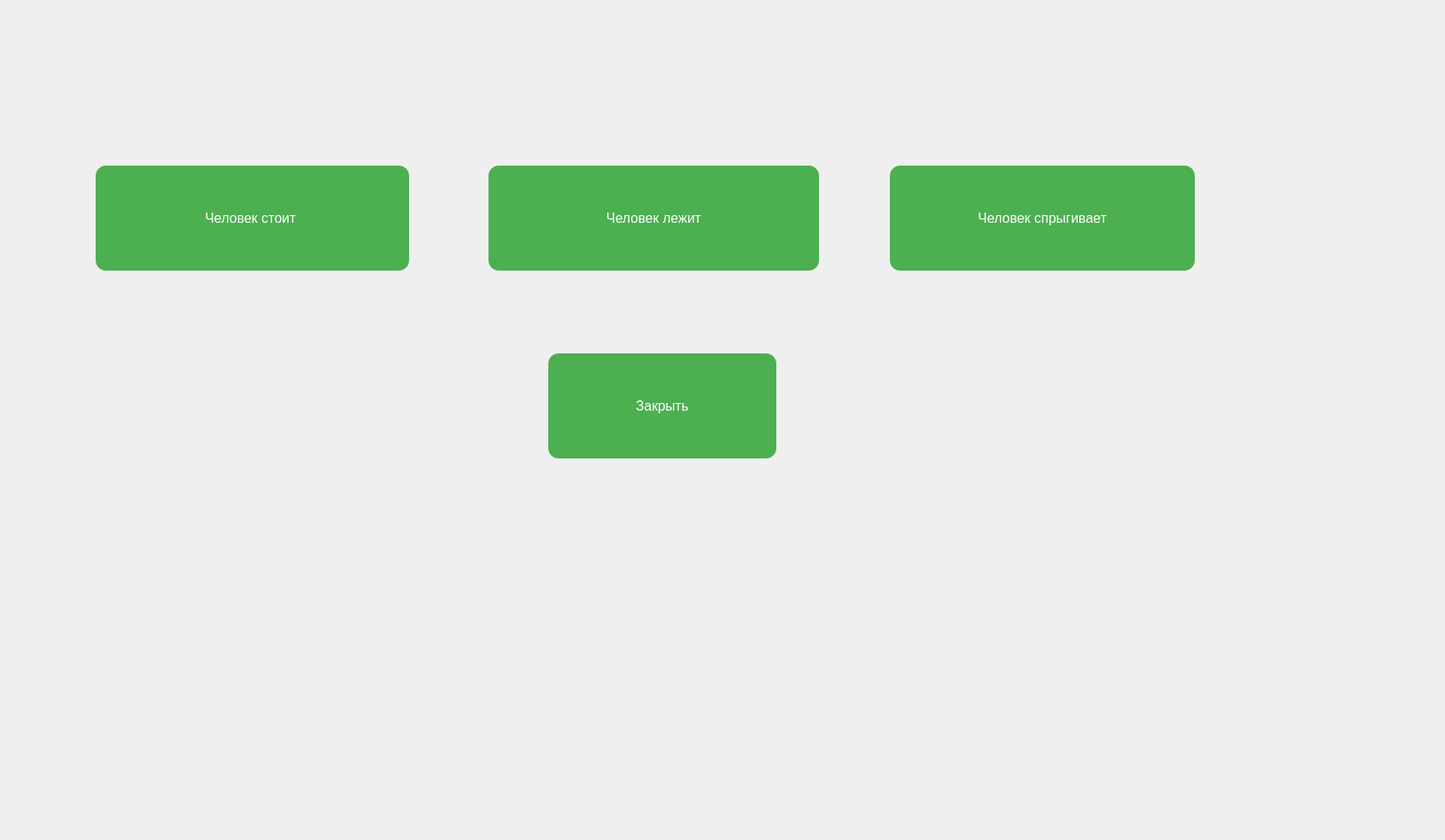
<?xml version="1.0" encoding="UTF-8"?>
<ui version="4.0">
 <class>FirstWindow</class>
 <widget class="QWidget" name="FirstWindow">
  <property name="geometry">
   <rect>
    <x>0</x>
    <y>0</y>
    <width>1692</width>
    <height>984</height>
   </rect>
  </property>
  <property name="windowTitle">
   <string>FirstWindow</string>
  </property>
  <widget class="QPushButton" name="pushButton">
   <property name="geometry">
    <rect>
     <x>640</x>
     <y>410</y>
     <width>271</width>
     <height>131</height>
    </rect>
   </property>
   <property name="styleSheet">
    <string notr="true">QPushButton {
    background-color: #4CAF50;
    border: none;
    color: white;
    padding: 15px 32px;
    text-align: center;
    text-decoration: none;
    display: inline-block;
    font-size: 16px;
    font-family: Arial, sans-serif; /* Измените шрифт здесь */
    margin: 4px 2px;
    transition-duration: 0.4s;
border-radius: 12px;
}

QPushButton:hover {
    background-color: #45a049;
    color: white;
}

QPushButton:pressed {
    background-color: #45a049;
    color: white;
    padding: 14px 31px;
}
</string>
   </property>
   <property name="text">
    <string>Закрыть</string>
   </property>
  </widget>
  <widget class="QPushButton" name="dialog_1_1_Btn">
   <property name="geometry">
    <rect>
     <x>110</x>
     <y>190</y>
     <width>371</width>
     <height>131</height>
    </rect>
   </property>
   <property name="styleSheet">
    <string notr="true">QPushButton {
    background-color: #4CAF50;
    border: none;
    color: white;
    padding: 15px 32px;
    text-align: center;
    text-decoration: none;
    display: inline-block;
    font-size: 16px;
    font-family: Arial, sans-serif; /* Измените шрифт здесь */
    margin: 4px 2px;
    transition-duration: 0.4s;
border-radius: 12px;
}

QPushButton:hover {
    background-color: #45a049;
    color: white;
}

QPushButton:pressed {
    background-color: #45a049;
    color: white;
    padding: 14px 31px;
}
</string>
   </property>
   <property name="text">
    <string>Человек стоит </string>
   </property>
  </widget>
  <widget class="QPushButton" name="dialog_1_2_Btn">
   <property name="geometry">
    <rect>
     <x>570</x>
     <y>190</y>
     <width>391</width>
     <height>131</height>
    </rect>
   </property>
   <property name="styleSheet">
    <string notr="true">QPushButton {
    background-color: #4CAF50;
    border: none;
    color: white;
    padding: 15px 32px;
    text-align: center;
    text-decoration: none;
    display: inline-block;
    font-size: 16px;
    font-family: Arial, sans-serif; /* Измените шрифт здесь */
    margin: 4px 2px;
    transition-duration: 0.4s;
border-radius: 12px;
}

QPushButton:hover {
    background-color: #45a049;
    color: white;
}

QPushButton:pressed {
    background-color: #45a049;
    color: white;
    padding: 14px 31px;
}
</string>
   </property>
   <property name="text">
    <string>Человек лежит</string>
   </property>
  </widget>
  <widget class="QPushButton" name="dailog_1_3_Btn">
   <property name="geometry">
    <rect>
     <x>1040</x>
     <y>190</y>
     <width>361</width>
     <height>131</height>
    </rect>
   </property>
   <property name="styleSheet">
    <string notr="true">QPushButton {
    background-color: #4CAF50;
    border: none;
    color: white;
    padding: 15px 32px;
    text-align: center;
    text-decoration: none;
    display: inline-block;
    font-size: 16px;
    font-family: Arial, sans-serif; /* Измените шрифт здесь */
    margin: 4px 2px;
    transition-duration: 0.4s;
border-radius: 12px;
}

QPushButton:hover {
    background-color: #45a049;
    color: white;
}

QPushButton:pressed {
    background-color: #45a049;
    color: white;
    padding: 14px 31px;
}
</string>
   </property>
   <property name="text">
    <string>Человек спрыгивает</string>
   </property>
  </widget>
 </widget>
 <resources/>
 <connections/>
</ui>
